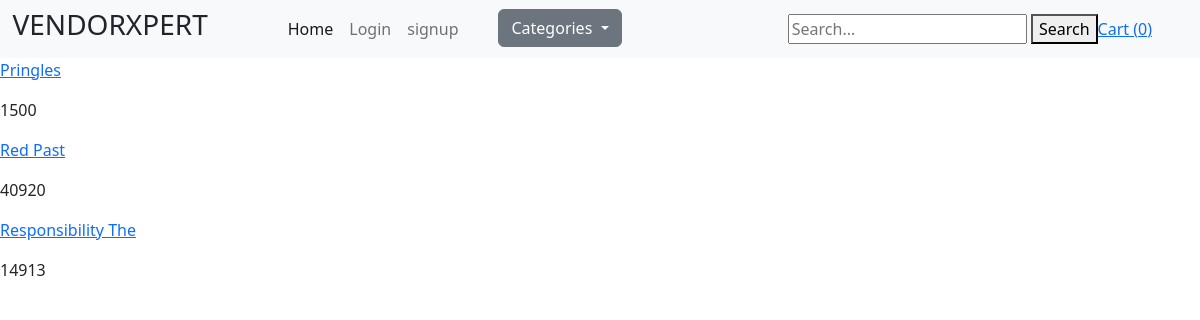
/vendors/1/, run on the app's committed database.
### store/models.py (models this page shows, shortened)
class Product(models.Model):
    DRAFT = "draft"
    WAITING_APPROVAL = "waiting approval"
    ACTIVE = 'active'
    DELETED = 'deleted'
    IN_STOCK = 'in stock'
    OUT_OF_STOCK = 'out of stock'
    STATUS_CHOICES = (
        (DRAFT , "draft"),
        (WAITING_APPROVAL , "waiting approval"),
        (ACTIVE , 'active'),
        (DELETED , 'deleted'),
    )
    STOCK_CHOICES = (
        (IN_STOCK , 'In stock'),
        (OUT_OF_STOCK , 'Out of stock'),
    )
    category = models.ForeignKey(Category, related_name='product', on_delete=models.CASCADE)
    vendor = models.ForeignKey(VendorProfile,related_name='product', on_delete=models.CASCADE)
    title = models.CharField(max_length=50)
    slug = models.SlugField()
    description = models.TextField()
    price = models.BigIntegerField()
    created_at = models.DateTimeField(auto_now=True)
    updated_at = models.DateTimeField(auto_now=True)
    product_image = models.ImageField(upload_to='uploads/product_image/', blank=True, null=True)
    thumbnail = models.ImageField(upload_to='uploads/product_image/thumbnail', blank=True, null=True)
    status = models.CharField(max_length=50, choices=STATUS_CHOICES, default=ACTIVE)
    stock = models.CharField(max_length=50, choices=STOCK_CHOICES, default=IN_STOCK)
    featured = models.BooleanField(default=False)
    class Meta:
        ordering = ('-created_at',)
    def display_price(self):
        return self.price

### userprofile/views.py (the view)
# urls.py: path('vendors/<int:pk>/', views.vendor_detail, name='vendor_detail'),
def vendor_detail(request, pk):
    user = VendorProfile.objects.get(pk=pk)
    product = Product.objects.filter(vendor=user, status=Product.ACTIVE, stock=Product.IN_STOCK)
    return render(request, 'userprofile/vendor_detail.html', {
        'user':user,
        'product':product
    })

### store/cart.py (called while the page is built)
    def __len__(self):
        return sum(item['quantity'] for item in self.cart.values())

### store/context_processors.py (called while the page is built)
def cart(request):
    return {'cart':Cart(request)}

### store/templatetags/menu.py (called while the page is built)
@register.inclusion_tag('store/menu.html')
def menu():
    categories = Category.objects.all()
    return {'categories':categories}

### userprofile/templates/userprofile/vendor_detail.html (shortened to what this page needs)
{% extends 'core/base.html' %}
{% block body %}
    {% for products in product %}
        <div>
            <a href="{% url 'product_detail' products.category.slug products.slug %}"><p>{{ products.title }}</p></a>
            <p>{{ products.display_price }}</p>
        </div>
{% endfor %}
{% endblock body %}

### data on the page
Product: title "Pringles", display_price "1500"
Product: title "Red Past", display_price "40920"
Product: title "Responsibility The", display_price "14913"

### other printed values
{{ cart|length }} "0"
